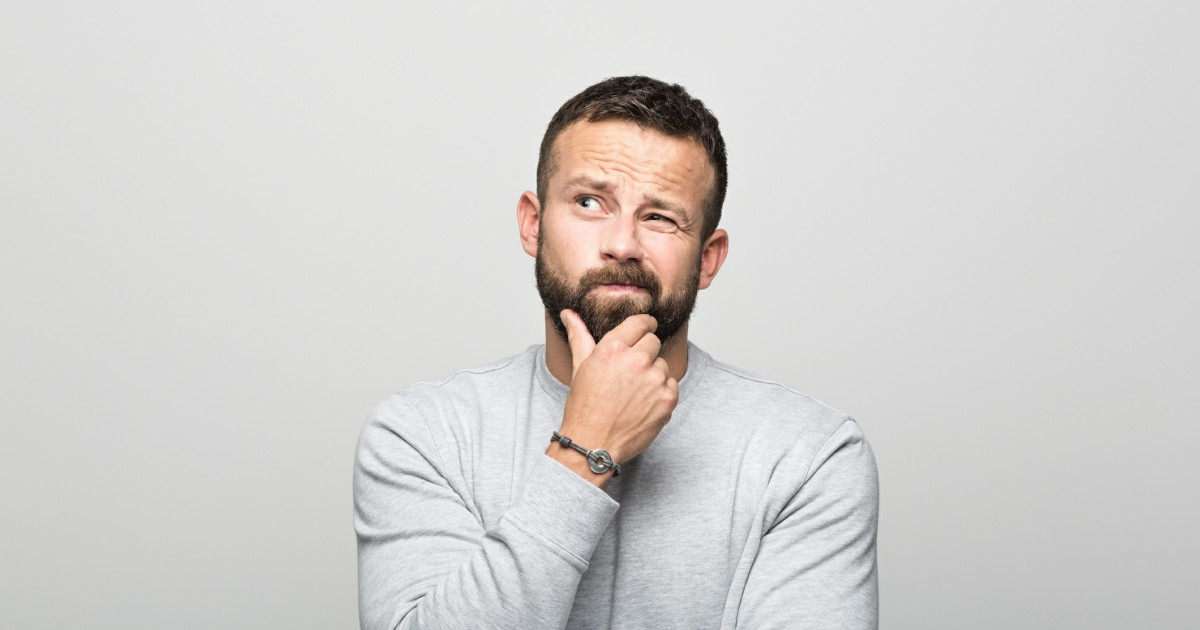
#> input picture Boykov&Funka-Lea/image.jpg, 1200 x 630 px, found by its file name
$ python comparador.py
#> lines starting #> are read from the running program, lines starting #| are printed output that depends on the picture
import subprocess
import cv2
import numpy as np
import matplotlib.pyplot as plt
import os
import re

# --- CONFIGURAÇÃO ---
IMG_INPUT = "image.jpg"  # Coloque o nome da sua imagem de teste aqui
EXE_FELZ = "felz_stb.exe"
EXE_BOYKOV = "boykov.exe"

# Parâmetros dos algoritmos para o teste
PARAMS_FELZ = ["1000", "2000"]       # K, min_size
PARAMS_BOYKOV = ["50", "10"]      # lambda, sigma

# --- FUNÇÕES ---

def gerar_ruidos(img_path):
#> called with img_path = 'image.jpg'
    img = cv2.imread(img_path)
#> img is the input picture: shape (630, 1200, 3); mean B, G, R 207, 208.8, 211.3
    if img is None:
        print(f"Erro: Imagem {img_path} não encontrada.")
        return False

    # Original
    cv2.imwrite("teste_original.png", img)

    # 1. Ruído Sal e Pimenta (S&P)
    sp = img.copy()
    prob = 0.05
    mask = np.random.rand(img.shape[0], img.shape[1])
    sp[mask < prob] = 0
    sp[mask > 1 - prob] = 255
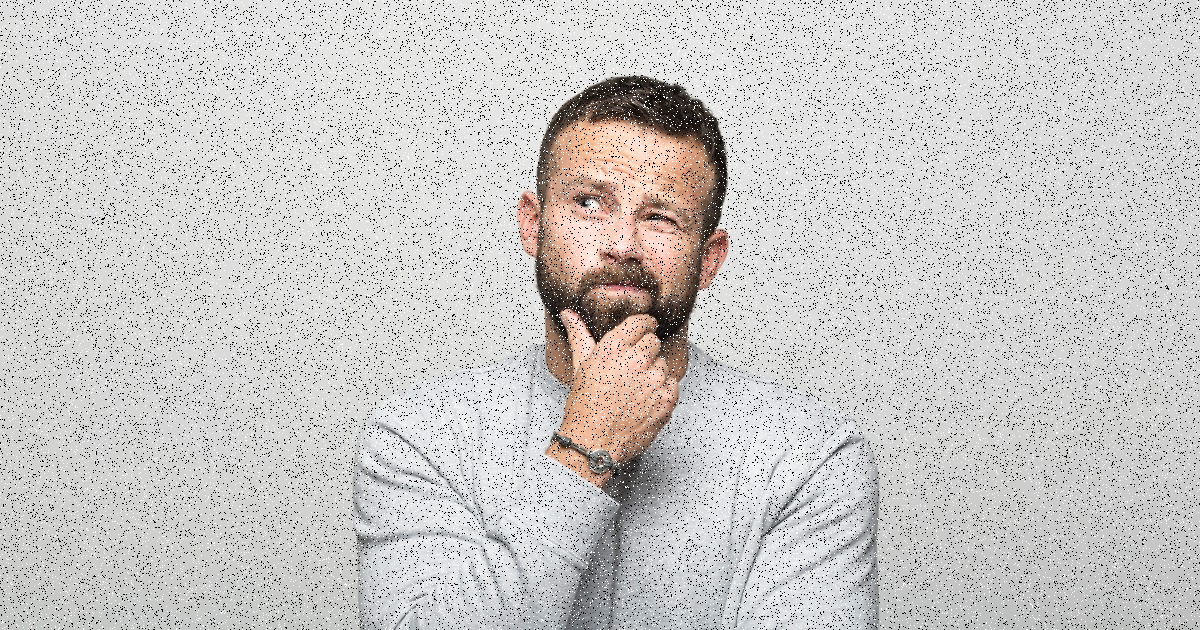
#> sp: shape (630, 1200, 3); mean B, G, R 199.1, 200.7, 203
    cv2.imwrite("teste_sp.png", sp)

    # 2. Ruído Gaussiano
    gauss = img.copy()
    noise = np.zeros(img.shape, dtype=np.uint8)
    cv2.randn(noise, (0,0,0), (50,50,50))
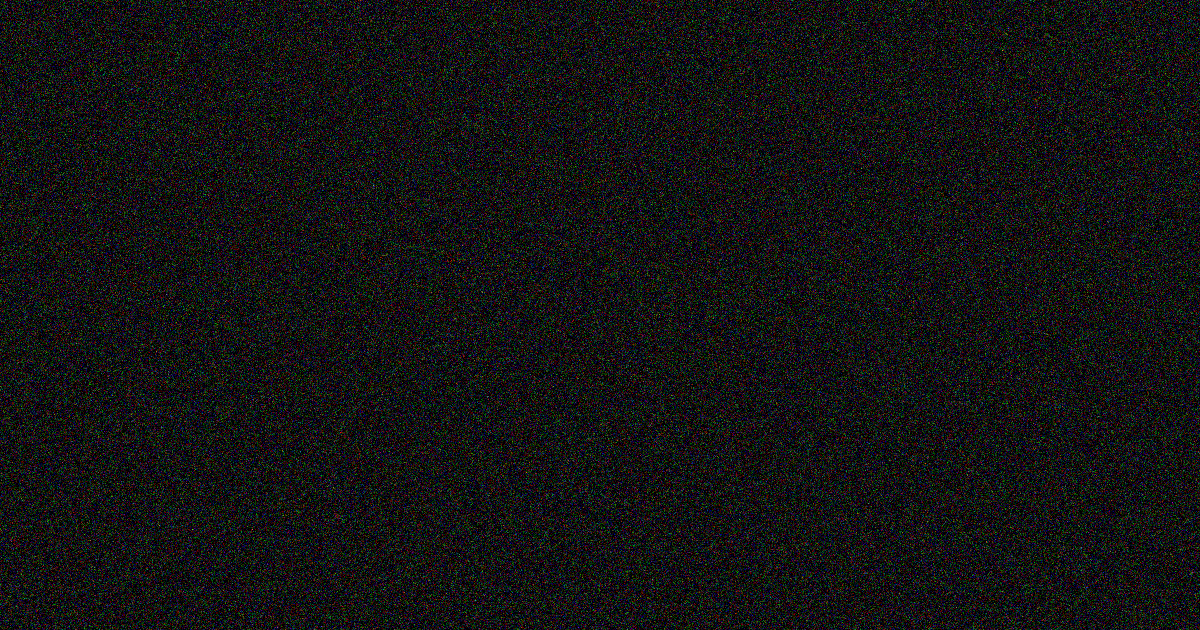
#> noise: shape (630, 1200, 3); mean of channels 0, 1, 2 20, 20, 20; drawn as B, G, R
    gauss = cv2.add(img, noise)
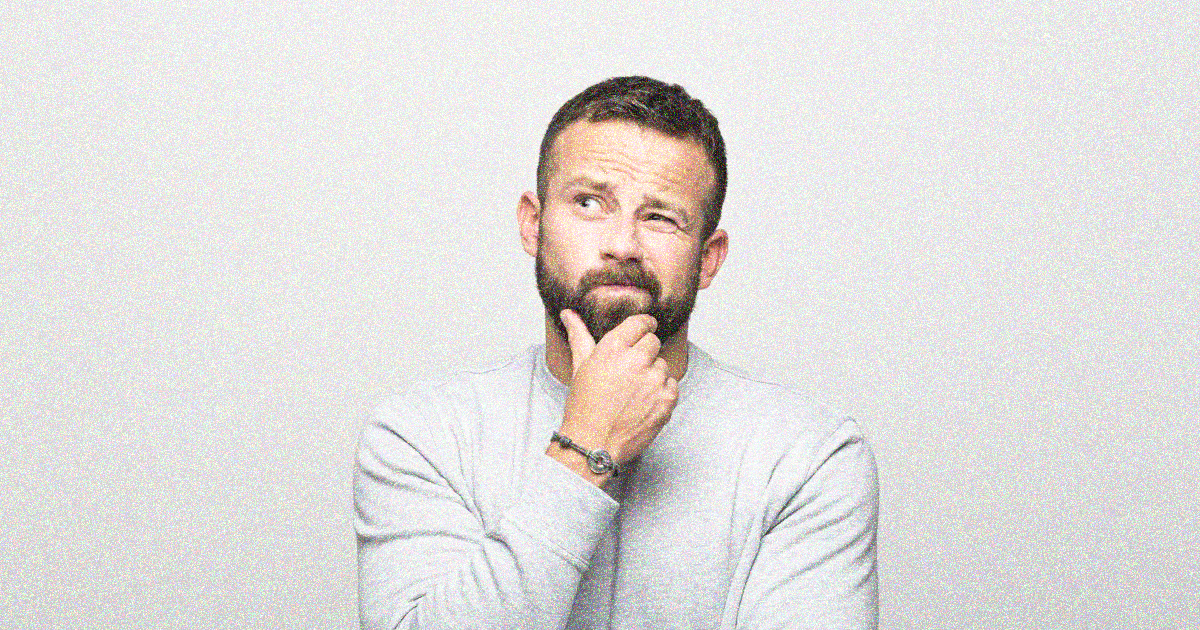
#> gauss: shape (630, 1200, 3); mean B, G, R 220.9, 222.6, 224.8
    cv2.imwrite("teste_gauss.png", gauss)

    return True

def rodar_algoritmo(executavel, imagem, args):
    cmd = [f"./{executavel}", imagem] + args

    # No Windows, as vezes precisa chamar sem o ./
    if os.name == 'nt' and not executavel.startswith('.'):
         cmd = [executavel, imagem] + args

    try:
        # Roda o exe e captura o texto de saída
#> (the run stopped early here; a loop or call above may not have finished)
